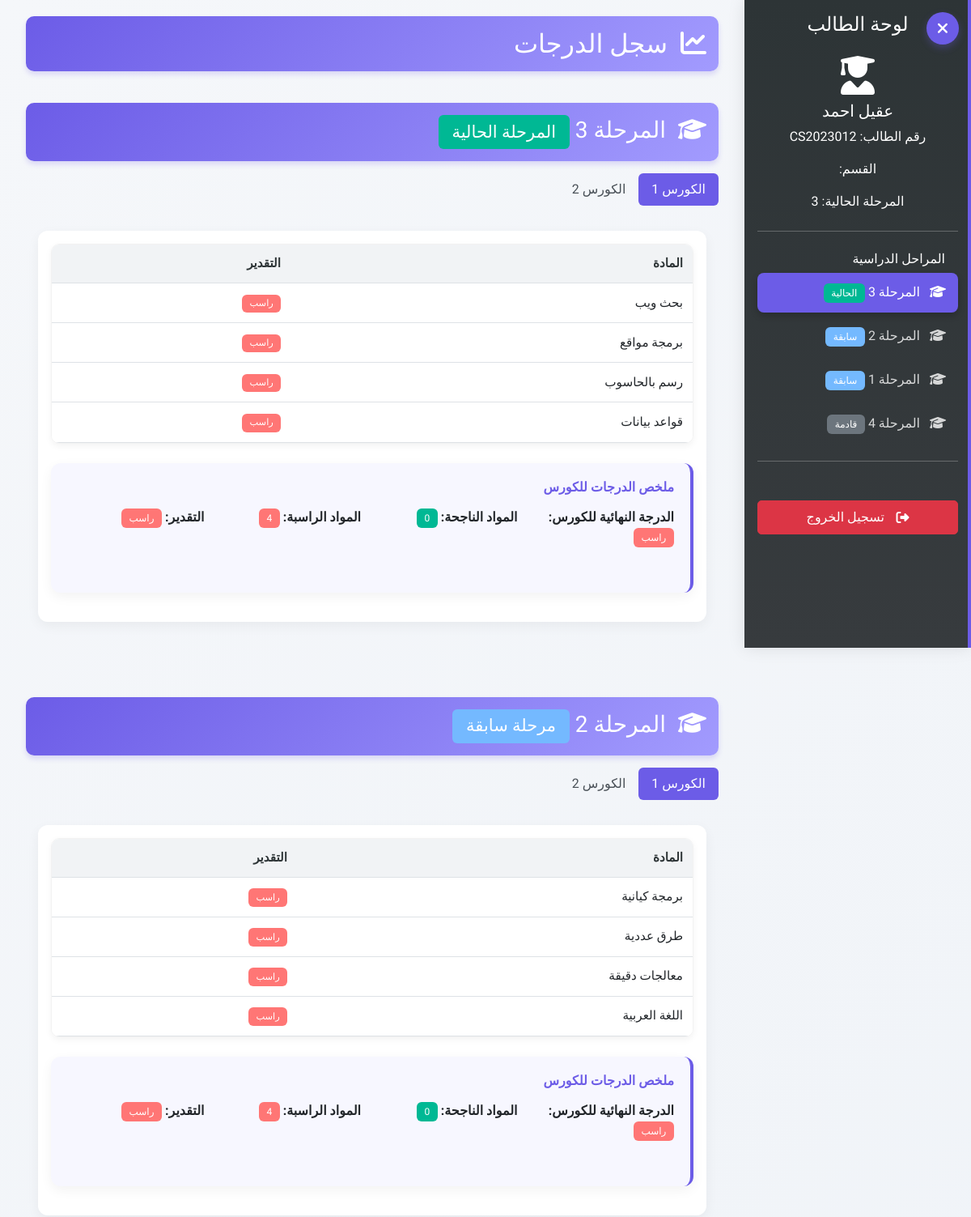
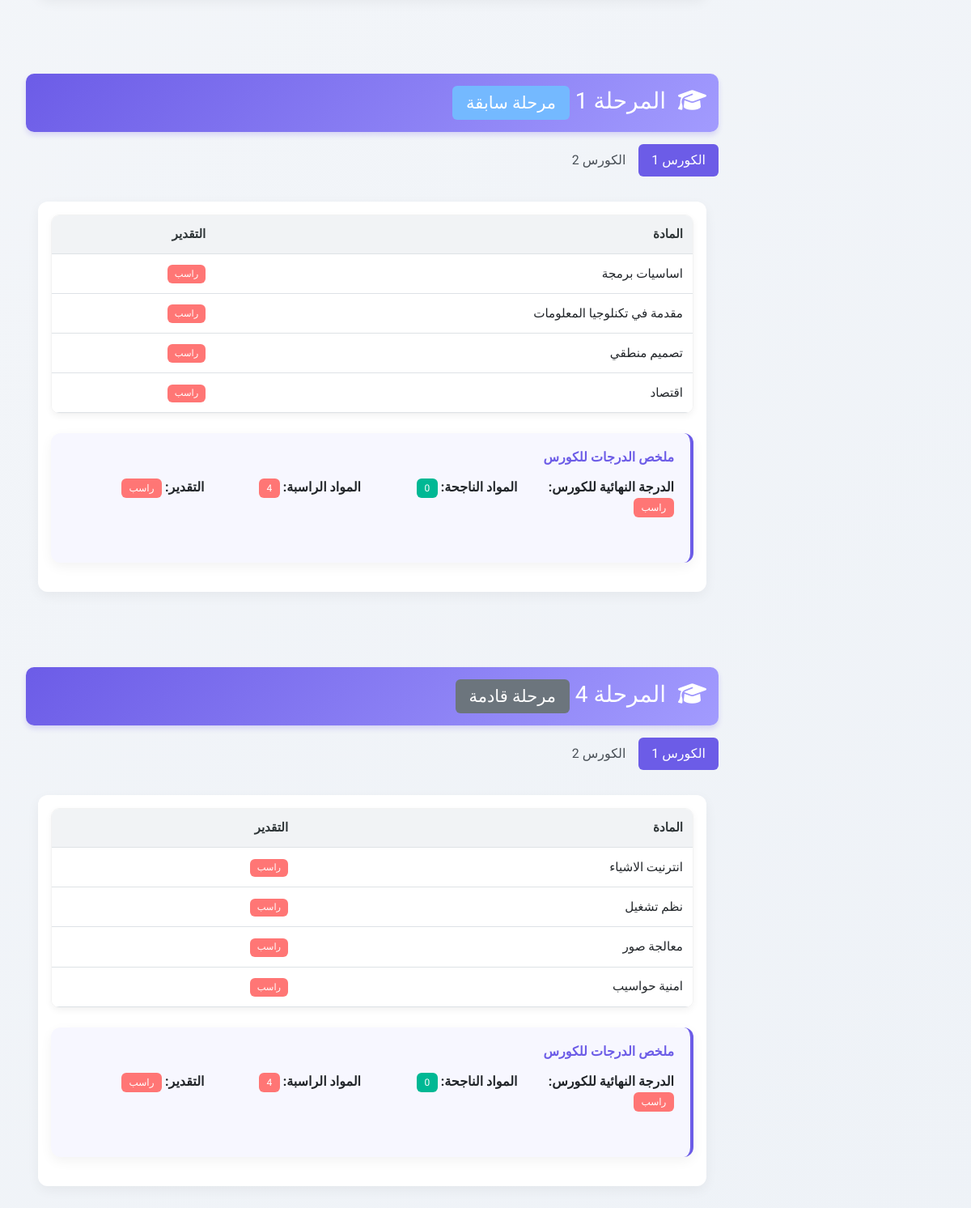
Page /student/dashboard (signed in) on the committed database (2 pictures, top to bottom).
### app.py (models this page shows, shortened)
class User(db.Model, UserMixin):
    id = db.Column(db.Integer, primary_key=True)
    username = db.Column(db.String(100), unique=True, nullable=False)
    password_hash = db.Column(db.String(200), nullable=False)
    name = db.Column(db.String(100), nullable=False)
    user_type = db.Column(db.String(20), nullable=False)  # 'instructor', 'student', 'admin'
    failed_login_attempts = db.Column(db.Integer, default=0)  # عدد محاولات تسجيل الدخول الفاشلة
    is_locked = db.Column(db.Boolean, default=False)  # حالة حساب المستخدم (مقفل أم لا)

class Student(db.Model):
    id = db.Column(db.Integer, primary_key=True)
    user_id = db.Column(db.Integer, db.ForeignKey('user.id'), nullable=False)
    student_id = db.Column(db.String(20), unique=True, nullable=False)
    stage = db.Column(db.Integer, nullable=False)  # 1, 2, 3, or 4
    grades = db.relationship('Grade', backref='student', lazy=True)

class Course(db.Model):
    id = db.Column(db.Integer, primary_key=True)
    name = db.Column(db.String(100), nullable=False)
    stage = db.Column(db.Integer, nullable=False)  # 1, 2, 3, or 4
    semester = db.Column(db.Integer, nullable=False)  # 1 or 2
    units = db.Column(db.Integer, nullable=False)  # between 2-8
    grades = db.relationship('Grade', backref='course', lazy=True)

class Grade(db.Model):
    id = db.Column(db.Integer, primary_key=True)
    student_id = db.Column(db.Integer, db.ForeignKey('student.id'), nullable=False)
    course_id = db.Column(db.Integer, db.ForeignKey('course.id'), nullable=False)
    coursework = db.Column(db.Integer, nullable=False, default=0)  # 0-50
    final_exam = db.Column(db.Integer, nullable=False, default=0)  # 0-50
    decision_marks = db.Column(db.Integer, nullable=False, default=0)  # 0-10
    academic_year = db.Column(db.String(20), nullable=False)
    @property
    def total(self):
        return self.coursework + self.final_exam + self.decision_marks
    @property
    def grade_evaluation(self):
        total = self.total
        if total < 50:
            return "راسب"
        elif total < 60:
            return "مقبول"
        elif total < 70:
            return "متوسط"
        elif total < 80:
            return "جيد"
        elif total < 90:
            return "جيد جدا"
        else:
            return "امتياز"

### app.py (the view)
@app.route('/student/dashboard')
@login_required
def student_dashboard():
    if current_user.user_type != 'student':
        flash('غير مصرح لك بالوصول إلى هذه الصفحة', 'danger')
        return redirect(url_for('login'))
    session['active_page'] = 'student_dashboard'
    student = Student.query.filter_by(user_id=current_user.id).first()
    if not student:
        flash('لم يتم العثور على بيانات الطالب', 'danger')
        return redirect(url_for('login'))
    current_stage = student.stage
    stages = []
    stages.append(current_stage)
    for stage in range(current_stage-1, 0, -1):
        stages.append(stage)
    for stage in range(current_stage+1, 5):
        stages.append(stage)
    semesters = [1, 2]
    all_grades = {}
    stage_gpas = {}  # لتخزين المعدل النهائي لكل مرحلة
    student_info = {
        'name': current_user.name,
        'id': student.student_id,
        'current_stage': current_stage
    }
    for stage in stages:
        all_grades[stage] = {}
        try:
            stage_gpas[stage] = calculate_stage_gpa(student.id, stage)
        except Exception as e:
            app.logger.error(f"خطأ في حساب معدل المرحلة {stage}: {str(e)}")
            stage_gpas[stage] = 0
        for semester in semesters:
            semester_grades = []
            try:
                courses = Course.query.filter_by(stage=stage, semester=semester).all()
                for course in courses:
                    grade = Grade.query.filter_by(student_id=student.id, course_id=course.id).first()
                    if grade:
                        semester_grades.append({
                            'course': course,
                            'grade': grade
                        })
            except Exception as e:
                app.logger.error(f"خطأ في جلب درجات الكورس {semester} للمرحلة {stage}: {str(e)}")
            all_grades[stage][semester] = semester_grades
    return render_template('student_dashboard.html',
                           all_grades=all_grades,
                           stages=stages,
                           semesters=semesters,
                           stage_gpas=stage_gpas,
                           student_info=student_info)

### templates/student_dashboard.html (shortened to what this page needs)
{% extends "base.html" %}
{% block content %}
<div class="sidebar-toggle" title="إخفاء/إظهار القائمة الجانبية">
    <i class="fas fa-bars"></i>
</div>
<div class="sidebar">
    <div class="p-3">
        <h4 class="text-center mb-4">لوحة الطالب</h4>
        <div class="text-center mb-4">
            <i class="fas fa-user-graduate fa-3x mb-2"></i>
            <h5>{{ student_info.name }}</h5>
            <p class="text-white">رقم الطالب: {{ student_info.id }}</p>
            <p class="text-white">القسم: {{ student_info.department }}</p>
            <p class="text-white">المرحلة الحالية: {{ student_info.current_stage }}</p>
        </div>
        <hr>
        <h6 class="sidebar-heading px-3 mt-4 mb-2 text-white">المراحل الدراسية</h6>
        <ul class="nav flex-column" id="stageNav">
            {% for stage in stages %}
            <li class="nav-item">
                <a class="nav-link {% if loop.first %}active{% endif %}" href="#stage{{ stage }}">
                    <i class="fas fa-graduation-cap me-2"></i>
                    المرحلة {{ stage }}
                    {% if stage == student_info.current_stage %}
                    <span class="badge bg-success">الحالية</span>
                    {% elif stage < student_info.current_stage %}
                    <span class="badge bg-info">سابقة</span>
                    {% else %}
                    <span class="badge bg-secondary">قادمة</span>
                    {% endif %}
                </a>
            </li>
            {% endfor %}
        </ul>
        <hr>
        <div class="mt-5">
            <a href="{{ url_for('logout') }}" class="btn btn-danger w-100">
                <i class="fas fa-sign-out-alt me-2"></i>
                تسجيل الخروج
            </a>
        </div>
    </div>
</div>
<div class="content">
    <div class="container-fluid">
        <div class="row mb-4">
            <div class="col-md-12">
                <h2 class="stage-title fade-in">
                    <i class="fas fa-chart-line me-2"></i>
                    سجل الدرجات
                </h2>
            </div>
        </div>
        <div class="slide-in">
            {% for stage in stages %}
                <div id="stage{{ stage }}" class="mb-5">
                    <h3 class="stage-title">
                        <i class="fas fa-graduation-cap me-2"></i>
                        المرحلة {{ stage }}
                        {% if stage == student_info.current_stage %}
                        <span class="badge bg-success">المرحلة الحالية</span>
                        {% elif stage < student_info.current_stage %}
                        <span class="badge bg-info">مرحلة سابقة</span>
                        {% else %}
                        <span class="badge bg-secondary">مرحلة قادمة</span>
                        {% endif %}
                    </h3>
                    <ul class="nav nav-pills mb-3" id="pills-tab-{{ stage }}" role="tablist">
                        {% for semester in semesters %}
                            <li class="nav-item" role="presentation">
                                <button class="nav-link {% if loop.first %}active{% endif %}"
                                        id="pills-semester{{ stage }}-{{ semester }}-tab"
                                        data-bs-toggle="pill"
                                        data-bs-target="#pills-semester{{ stage }}-{{ semester }}"
                                        type="button"
                                        role="tab"
                                        aria-controls="pills-semester{{ stage }}-{{ semester }}"
                                        aria-selected="{% if loop.first %}true{% else %}false{% endif %}">
                                    الكورس {{ semester }}
                                </button>
                            </li>
                        {% endfor %}
                    </ul>
                    <div class="tab-content" id="pills-tabContent-{{ stage }}">
                        {% for semester in semesters %}
                            <div class="tab-pane fade {% if loop.first %}show active{% endif %}"
                                 id="pills-semester{{ stage }}-{{ semester }}"
                                 role="tabpanel"
                                 aria-labelledby="pills-semester{{ stage }}-{{ semester }}-tab">
                                {% if all_grades[stage][semester] %}
                                    <div class="card grade-table">
                                        <div class="card-body">
                                            <div class="table-responsive">
                                                <table class="table table-hover">
                                                    <thead>
                                                        <tr>
                                                            <th>المادة</th>
                                                            <th>التقدير</th>
                                                        </tr>
                                                    </thead>
                                                    <tbody>
                                                        {% for item in all_grades[stage][semester] %}
                                                            <tr>
                                                                <td>{{ item.course.name }}</td>
                                                                <td>
                                                                    <span class="badge {% if item.grade.total < 50 %}bg-danger{% elif item.grade.total < 60 %}bg-warning{% elif item.grade.total < 70 %}bg-info{% elif item.grade.total < 80 %}bg-primary{% elif item.grade.total < 90 %}bg-success{% else %}bg-success{% endif %}">
                                                                        {{ item.grade.grade_evaluation }}
                                                                    </span>
                                                                </td>
                                                            </tr>
                                                        {% endfor %}
                                                    </tbody>
                                                </table>
                                            </div>
                                            {% set total_grades = namespace(value=0) %}
                                            {% set passed_courses = namespace(value=0) %}
                                            {% set failed_courses = namespace(value=0) %}
                                            {% for item in all_grades[stage][semester] %}
                                                {% set total_grades.value = total_grades.value + item.grade.total %}
                                                {% if item.grade.total >= 50 %}
                                                    {% set passed_courses.value = passed_courses.value + 1 %}
                                                {% else %}
                                                    {% set failed_courses.value = failed_courses.value + 1 %}
                                                {% endif %}
                                            {% endfor %}
                                            {% set average_grade = total_grades.value / all_grades[stage][semester]|length if all_grades[stage][semester]|length > 0 else 0 %}
                                            {% set overall_evaluation = '' %}
                                            {% if average_grade < 50 %}
                                                {% set overall_evaluation = 'ضعيف' %}
                                            {% elif average_grade < 60 %}
                                                {% set overall_evaluation = 'مقبول' %}
                                            {% elif average_grade < 70 %}
                                                {% set overall_evaluation = 'متوسط' %}
                                            {% elif average_grade < 80 %}
                                                {% set overall_evaluation = 'جيد' %}
                                            {% elif average_grade < 90 %}
                                                {% set overall_evaluation = 'جيد جدا' %}
                                            {% else %}
                                                {% set overall_evaluation = 'امتياز' %}
                                            {% endif %}
                                            <div class="summary-box mt-3">
                                                <h6 class="mb-3">ملخص الدرجات للكورس</h6>
                                                <div class="row">
                                                    <div class="col-md-3">
                                                        {% if failed_courses.value == 0 %}
                                                        <p><strong>الدرجة النهائية للكورس:</strong> <span class="badge bg-primary">{{ average_grade|round(4) }}</span></p>
                                                        {% else %}
                                                        <p><strong>الدرجة النهائية للكورس:</strong> <span class="badge bg-danger">راسب</span></p>
                                                        {% endif %}
                                                    </div>
                                                    <div class="col-md-3">
                                                        <p><strong>المواد الناجحة:</strong> <span class="badge bg-success">{{ passed_courses.value }}</span></p>
                                                    </div>
                                                    <div class="col-md-3">
                                                        <p><strong>المواد الراسبة:</strong> <span class="badge bg-danger">{{ failed_courses.value }}</span></p>
                                                    </div>
                                                    <div class="col-md-3">
                                                        {% if failed_courses.value == 0 %}
                                                        <p><strong>التقدير:</strong> <span class="badge {% if average_grade < 50 %}bg-danger{% elif average_grade < 60 %}bg-warning{% elif average_grade < 70 %}bg-info{% elif average_grade < 80 %}bg-primary{% elif average_grade < 90 %}bg-success{% else %}bg-success{% endif %}">{{ overall_evaluation }}</span></p>
                                                        {% else %}
                                                        <p><strong>التقدير:</strong> <span class="badge bg-danger">راسب</span></p>
                                                        {% endif %}
                                                    </div>
                                                </div>
                                            </div>
                                        </div>
                                    </div>
                                {% else %}
                                    <div class="alert alert-info">
                                        <i class="fas fa-info-circle me-2"></i>
                                        لا توجد درجات متاحة لهذا الكورس حتى الآن.
                                    </div>
                                {% endif %}
                            </div>
                        {% endfor %}
                    </div>
                </div>
            {% endfor %}
        </div>
    </div>
</div>
{% endblock %}

### templates/base.html (shortened to what this page needs)
<!DOCTYPE html>
<html lang="ar" dir="rtl">
<head>
    <link rel="stylesheet" href="https://cdn.jsdelivr.net/npm/bootstrap@5.3.0/dist/css/bootstrap.rtl.min.css">
    <link rel="stylesheet" href="https://cdnjs.cloudflare.com/ajax/libs/font-awesome/6.4.0/css/all.min.css" />
    <link rel="stylesheet" href="{{ url_for('static', filename='css/custom.css') }}">
    <link rel="stylesheet" href="{{ url_for('static', filename='css/mobile.css') }}">
</head>
<body>
    {% block content %}{% endblock %}
</body>
</html>

### rows in the picture
User: name "عقيل احمد"
Student: id "CS2023012"
Course: course.name "بحث ويب"
Grade: grade.grade_evaluation "راسب"
Course: course.name "برمجة مواقع"
Grade: grade.grade_evaluation "راسب"
Course: course.name "رسم بالحاسوب"
Grade: grade.grade_evaluation "راسب"
Course: course.name "قواعد بيانات"
Grade: grade.grade_evaluation "راسب"
Course: course.name "برمجة كيانية"
Grade: grade.grade_evaluation "راسب"
Course: course.name "طرق عددية"
Grade: grade.grade_evaluation "راسب"
Course: course.name "معالجات دقيقة"
Grade: grade.grade_evaluation "راسب"
Course: course.name "اللغة العربية"
Grade: grade.grade_evaluation "راسب"
Course: course.name "اساسيات برمجة"
Grade: grade.grade_evaluation "راسب"
Course: course.name "مقدمة في تكنلوجيا المعلومات"
Grade: grade.grade_evaluation "راسب"
Course: course.name "تصميم منطقي"
Grade: grade.grade_evaluation "راسب"
Course: course.name "اقتصاد"
Grade: grade.grade_evaluation "راسب"
Course: course.name "انترنيت الاشياء"
Grade: grade.grade_evaluation "راسب"
Course: course.name "نظم تشغيل"
Grade: grade.grade_evaluation "راسب"
Course: course.name "معالجة صور"
Grade: grade.grade_evaluation "راسب"
Course: course.name "امنية حواسيب"
Grade: grade.grade_evaluation "راسب"

### other values in the picture
{{ student_info.current_stage }} "3"
{{ stage }} "2" "1" "4"
{{ stage }} "3" "4"
{{ semester }} "1" "2" "1" "2" "1" "2" "1" "2"
{{ passed_courses.value }} "0" "0" "0" "0"
{{ failed_courses.value }} "4" "4" "4" "4"
